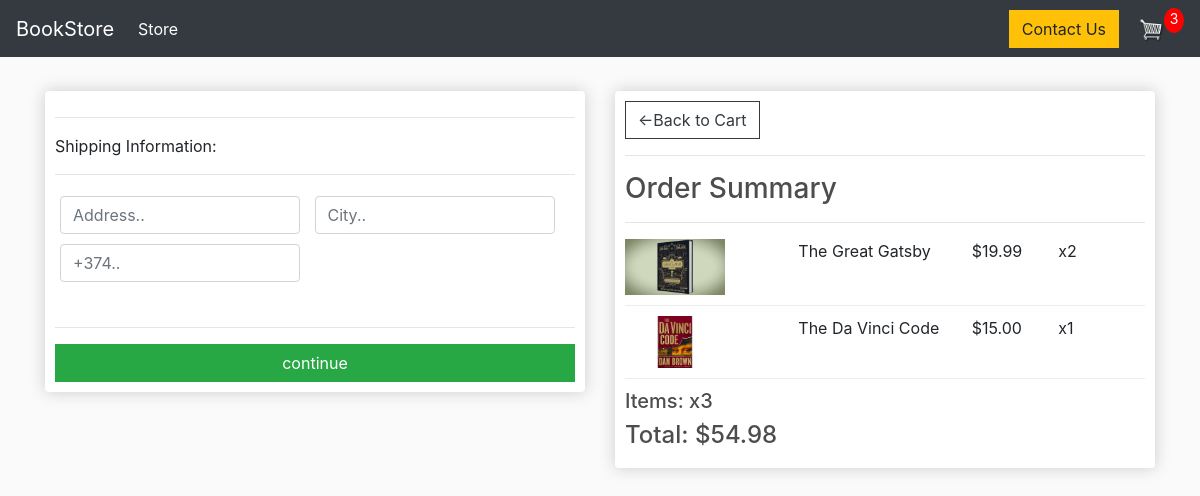
Screenshot of /checkout/ (signed in) with the database file from the repository.
### bookstore/models.py (models this page shows, shortened)
class OrderItem(models.Model):
    order = models.ForeignKey(Order, on_delete=models.SET_NULL, null=True)
    product = models.ForeignKey(Product, on_delete=models.SET_NULL, null=True)
    quantity = models.IntegerField(default=0, null=True, blank=True)
    date_added = models.DateTimeField(auto_now_add=True)
    @property
    def get_total(self):
        total = self.product.price * self.quantity
        return total

class Product(models.Model):
    name = models.CharField(max_length=200, null=True)
    price = models.DecimalField(max_digits=7, decimal_places=2)
    digital = models.BooleanField(default=False, null=True, blank=False)
    description = models.CharField(default='we will add description soon', max_length=5000, null=True, blank=False)
    image = models.ImageField(null=True, blank=True)
    @property
    def ImageURL(self):
        try:
            url = self.image.url
        except:
            url = ''
        return url

class Order(models.Model):
    customer = models.ForeignKey(Customer, on_delete=models.SET_NULL, null=True, blank=True)
    date_ordered = models.DateTimeField(auto_now_add=True)
    complete = models.BooleanField(default=False)
    transaction_id = models.CharField(max_length=100, null=True)
    @property
    def shipping(self):
        shipping = False
        orderitems = self.orderitem_set.all()
        for i in orderitems:
            if i.product.digital == False:
                shipping = True
        return shipping
    @property
    def get_cart_total(self):
        orderitems = self.orderitem_set.all()
        total = sum([item.get_total for item in orderitems])
        return total
    @property
    def get_cart_items(self):
        orderitems = self.orderitem_set.all()
        total = sum([item.quantity for item in orderitems])
        return total

### bookstore/views.py (the view)
# urls.py: path('checkout/', views.checkout, name='checkout')
def checkout(request):
    data = cartData(request)
    cartItems = data['cartItems']
    order = data['order']
    items = data['items']
    context = {'items': items, 'order': order, 'cartItems': cartItems}
    return render(request, 'bookstore/checkout.html', context)

### bookstore/utils.py (called while the page is built)
def cartData(request):
    if request.user.is_authenticated:
        customer = request.user.customer
        order, created = Order.objects.get_or_create(customer=customer, complete=False)
        items = order.orderitem_set.all()
        cartItems = order.get_cart_items
    else:
        cookieData = cookieCart(request)
        cartItems = cookieData['cartItems']
        order = cookieData['order']
        items = cookieData['items']
    return {'cartItems': cartItems, 'order': order, 'items': items}

### bookstore/templates/bookstore/checkout.html (shortened to what this page needs)
{% extends 'bookstore/main.html' %}
{% load static %}
    {% block content %}
        <div class="row">
            <div class="col-lg-6">
                <div class="box-element" id="form-wrapper">
                    <form id="form">
                        <div id="shipping-info">
                            <hr>
                            <p>Shipping Information:</p>
                            <hr>
                            <div class="form-field">
                                <input class="form-control" type="text" name="address" placeholder="Address..">
                            </div>
                            <div class="form-field">
                                <input class="form-control" type="text" name="city" placeholder="City..">
                            </div>
                            <div class="form-field">
                                  <input class="form-control" type="text" name="phone_number" placeholder="+374..">
                            </div>
                            <div class="form-field">
                            </div>
                            <div class="form-field">
                            </div>
                        </div>
                        <hr>
                        <input id="form-button" class="btn btn-success btn-block" type="submit" value="continue">
                    </form>
                </div>
                <br>
            </div>
            <div class="col-lg-6">
                <div class="box-element">
                    <a class="btn btn-outline-dark" href="{% url 'cart' %}">&#x2190;Back to Cart</a>
                    <hr>
                    <h3>Order Summary</h3>
                    <hr>
                    {% for item in items %}
                    <div class="cart-row">
                         <div style="flex: 2"><img class="row-image" src="{{ item.product.ImageURL }}"></div>
                    <div style="flex: 2">{{ item.product.name}}</div>
                    <div style="flex: 1">${{ item.product.price|floatformat:2 }}</div>
                        <div style="flex: 1">x{{ item.quantity }}</div>
                    </div>
                    {% endfor %}
                    <h5>Items:   x{{ order.get_cart_items }}</h5>
                    <h4>Total:   ${{ order.get_cart_total }}</h4>
                </div>
            </div>
        </div>
    {% endblock content %}

### bookstore/static/css/main.css (style rules this page uses)
body { background-color: hsl(0, 0%, 98%); }
h1,h2,h3,h4,h5,h6 { color:hsl(0, 0%, 30%); }
.box-element { box-shadow:hsl(0, 0%, 80%) 0 0 16px; background-color: #fff; border-radius: 4px; padding: 10px; }
.col-lg-4, .col-lg-6, .col-lg-8, .col-lg-12 { margin-top: 10px; }
.btn { border-radius: 0; }
.row-image { width: 100px; }
.form-field { width:250px; display: inline-block; padding: 5px; }
.cart-row { display: flex; align-items: stretch; padding-bottom: 10px; margin-bottom: 10px; border-bottom: 1px solid #ececec; }

### rows the page displays
OrderItem: product.ImageURL (picture), product.name "The Great Gatsby", product.price "19.99", quantity "2"
OrderItem: product.ImageURL (picture), product.name "The Da Vinci Code", product.price "15.00", quantity "1"
Order: get_cart_items "3", get_cart_total "54.98"

### other values shown
{{ cartItems }} "3"
